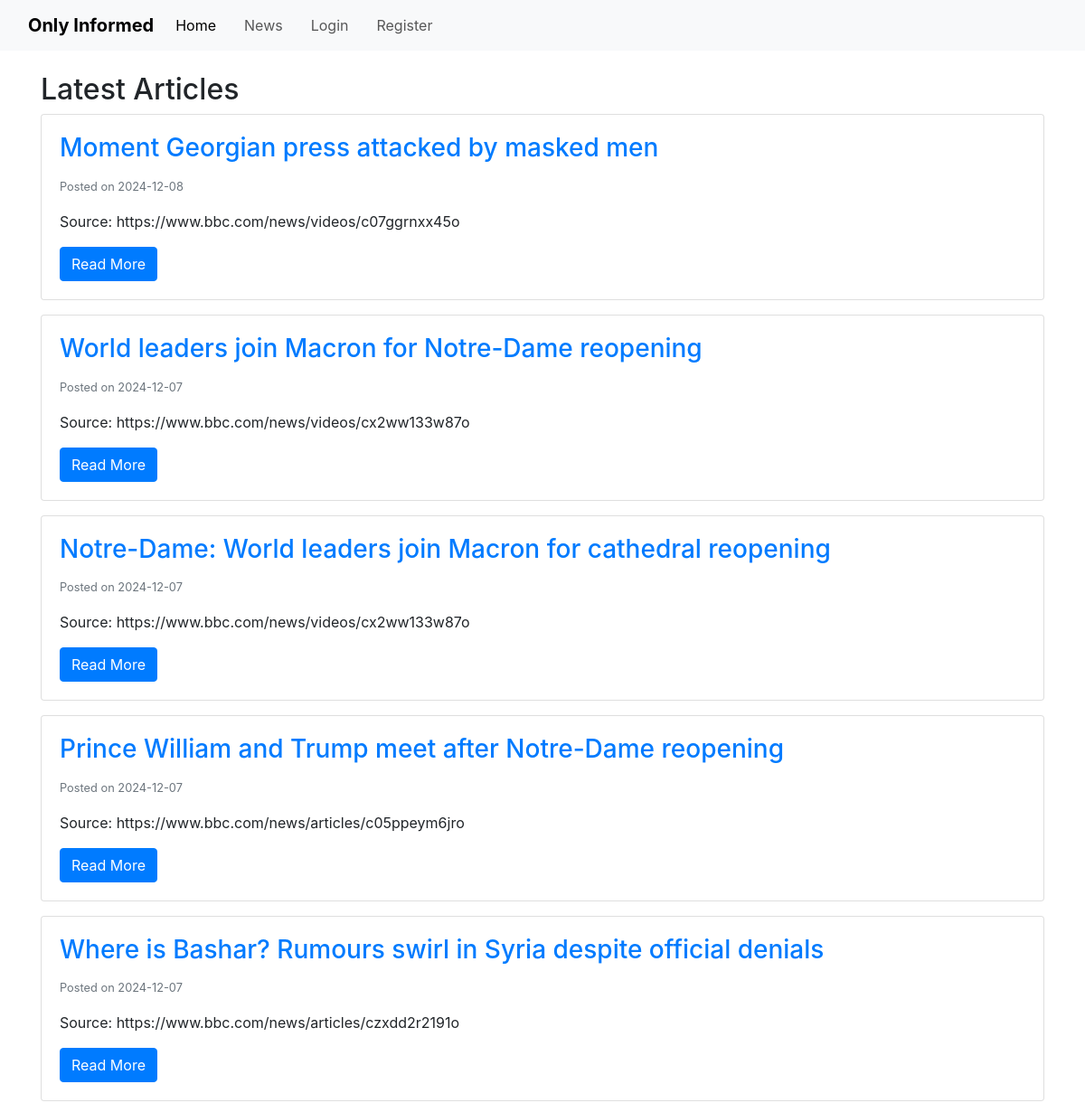
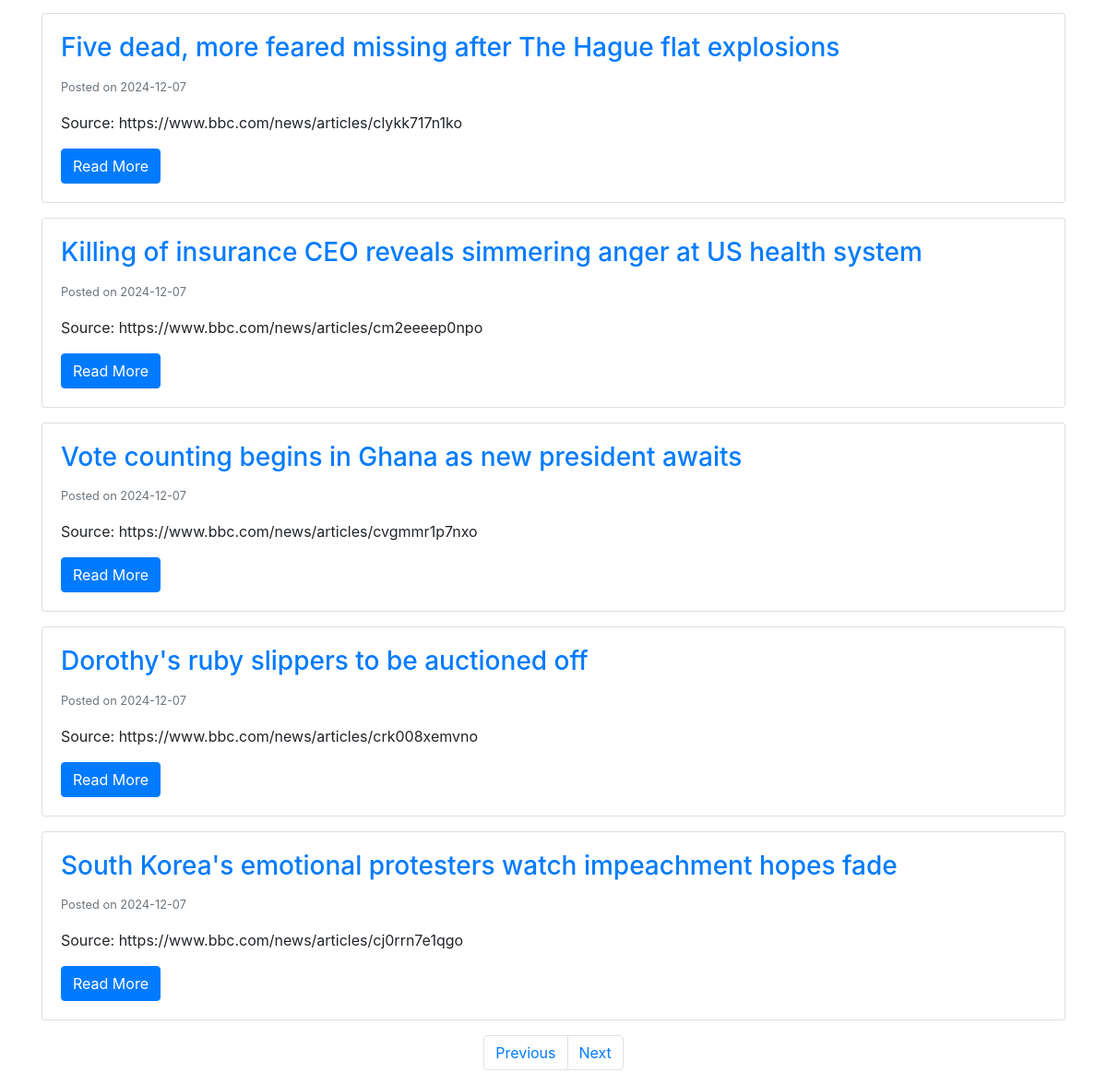
The page /articles?page=3 on the database its author committed (2 pictures, top to bottom).
### app/models.py (models this page shows, shortened)
class Article(db.Model):
    __tablename__ = 'article'
    id = db.Column(db.Integer, primary_key=True)
    title = db.Column(db.String(250), nullable=False, unique=True)
    content = db.Column(db.Text, nullable=False)
    source = db.Column(db.String(200), nullable=False)
    date_posted = db.Column(db.DateTime, nullable=False, default=datetime.now(timezone.utc))
    quiz = db.relationship('Quiz', uselist=False, backref='article')  # uselist=False indicates a 1-to-1 relationship with quiz
    comments = db.relationship('Comment', backref='article', lazy=True)

### app/routes.py (the view)
@app.route('/articles')
def articles():
    page = request.args.get('page', 1, type=int)
    articles = Article.query.order_by(Article.date_posted.desc()).paginate(page=page, per_page=10)
    return render_template('articles.html', articles=articles)

### app/__init__.py (called while the page is built)
@app.context_processor
def utility_processor():
    return dict(user_has_passed_quiz=user_has_passed_quiz)

### app/templates/articles.html (shortened to what this page needs)
{% extends "base.html" %}
{% block content %}
<h2>Latest Articles</h2>
{% for article in articles.items %}
    <div class="card mb-3">
        <div class="card-body">
            <h3 class="card-title">
                <a href="{{ url_for('article', article_id=article.id) }}">{{ article.title }}</a>
            </h3>
            <p class="card-text"><small class="text-muted">Posted on {{ article.date_posted.strftime('%Y-%m-%d') }}</small></p>
            <p class="card-text">Source: {{ article.source }}</p>
            <a href="{{ url_for('article', article_id=article.id) }}" class="btn btn-primary">Read More</a>
        </div>
    </div>
{% else %}
    <p>No articles available.</p>
{% endfor %}
<nav aria-label="Page navigation">
    <ul class="pagination justify-content-center">
        {% if articles.has_prev %}
            <li class="page-item">
                <a class="page-link" href="{{ url_for('articles', page=articles.prev_num) }}">Previous</a>
            </li>
        {% else %}
            <li class="page-item disabled">
                <a class="page-link" href="#">Previous</a>
            </li>
        {% endif %}
        {% if articles.has_next %}
            <li class="page-item">
                <a class="page-link" href="{{ url_for('articles', page=articles.next_num) }}">Next</a>
            </li>
        {% else %}
            <li class="page-item disabled">
                <a class="page-link" href="#">Next</a>
            </li>
        {% endif %}
    </ul>
</nav>
{% endblock %}

### app/static/css/style.css (style rules this page uses)
body { font-family: Arial, sans-serif; margin-top: 70px; }

### rows shown on the page
Article: title "Moment Georgian press attacked by masked men", date_posted "2024-12-08", source "https://www.bbc.com/news/videos/c07ggrnxx45o"
Article: title "World leaders join Macron for Notre-Dame reopening", date_posted "2024-12-07", source "https://www.bbc.com/news/videos/cx2ww133w87o"
Article: title "Notre-Dame: World leaders join Macron for cathedral reopening", date_posted "2024-12-07", source "https://www.bbc.com/news/videos/cx2ww133w87o"
Article: title "Prince William and Trump meet after Notre-Dame reopening", date_posted "2024-12-07", source "https://www.bbc.com/news/articles/c05ppeym6jro"
Article: title "Where is Bashar? Rumours swirl in Syria despite official denials", date_posted "2024-12-07", source "https://www.bbc.com/news/articles/czxdd2r2191o"
Article: title "Five dead, more feared missing after The Hague flat explosions", date_posted "2024-12-07", source "https://www.bbc.com/news/articles/clykk717n1ko"
Article: title "Killing of insurance CEO reveals simmering anger at US health system", date_posted "2024-12-07", source "https://www.bbc.com/news/articles/cm2eeeep0npo"
Article: title "Vote counting begins in Ghana as new president awaits", date_posted "2024-12-07", source "https://www.bbc.com/news/articles/cvgmmr1p7nxo"
Article: title "Dorothy's ruby slippers to be auctioned off", date_posted "2024-12-07", source "https://www.bbc.com/news/articles/crk008xemvno"
Article: title "South Korea's emotional protesters watch impeachment hopes fade", date_posted "2024-12-07", source "https://www.bbc.com/news/articles/cj0rrn7e1qgo"
